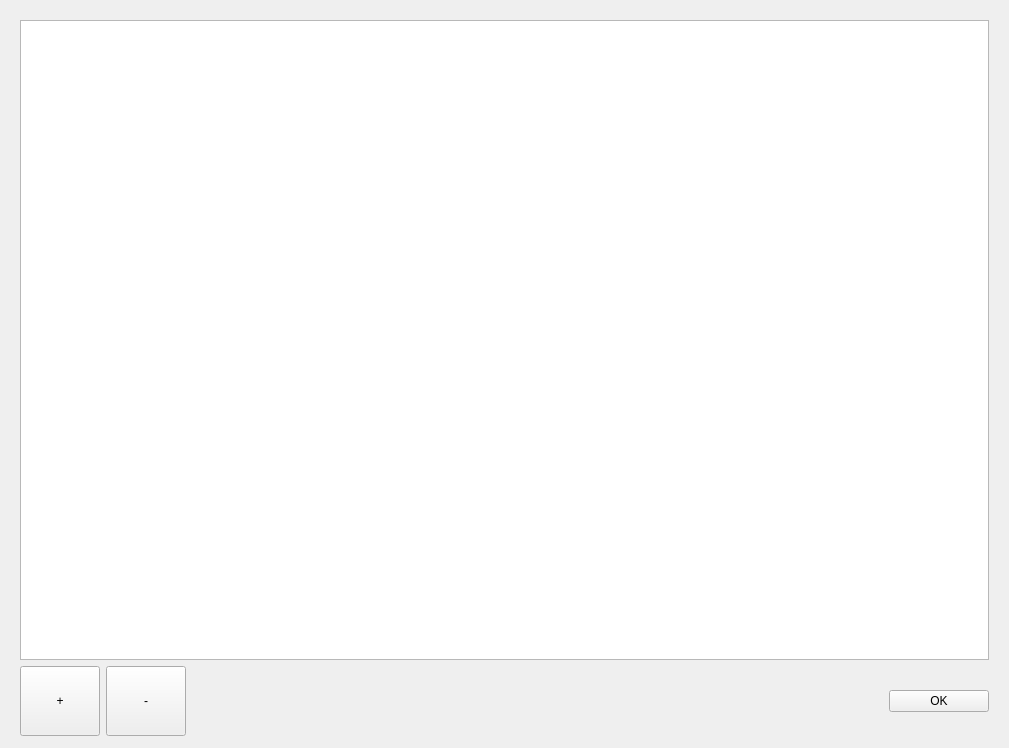
<?xml version="1.0" encoding="UTF-8"?>
<ui version="4.0">
 <class>MainWindow</class>
 <widget class="QMainWindow" name="MainWindow">
  <property name="geometry">
   <rect>
    <x>0</x>
    <y>0</y>
    <width>1009</width>
    <height>748</height>
   </rect>
  </property>
  <property name="windowTitle">
   <string>MainWindow</string>
  </property>
  <widget class="QWidget" name="centralwidget">
   <layout class="QVBoxLayout" name="verticalLayout_2">
    <property name="leftMargin">
     <number>20</number>
    </property>
    <property name="topMargin">
     <number>20</number>
    </property>
    <property name="rightMargin">
     <number>20</number>
    </property>
    <property name="bottomMargin">
     <number>12</number>
    </property>
    <item>
     <layout class="QVBoxLayout" name="verticalLayout">
      <item>
       <widget class="QTableWidget" name="table"/>
      </item>
      <item>
       <layout class="QHBoxLayout" name="horizontalLayout">
        <item>
         <widget class="QPushButton" name="insert_button">
          <property name="sizePolicy">
           <sizepolicy hsizetype="Fixed" vsizetype="Fixed">
            <horstretch>0</horstretch>
            <verstretch>0</verstretch>
           </sizepolicy>
          </property>
          <property name="minimumSize">
           <size>
            <width>70</width>
            <height>70</height>
           </size>
          </property>
          <property name="text">
           <string>+</string>
          </property>
         </widget>
        </item>
        <item>
         <widget class="QPushButton" name="delete_button">
          <property name="sizePolicy">
           <sizepolicy hsizetype="Fixed" vsizetype="Fixed">
            <horstretch>0</horstretch>
            <verstretch>0</verstretch>
           </sizepolicy>
          </property>
          <property name="minimumSize">
           <size>
            <width>70</width>
            <height>70</height>
           </size>
          </property>
          <property name="text">
           <string>-</string>
          </property>
         </widget>
        </item>
        <item>
         <spacer name="horizontalSpacer">
          <property name="orientation">
           <enum>Qt::Horizontal</enum>
          </property>
          <property name="sizeHint" stdset="0">
           <size>
            <width>40</width>
            <height>20</height>
           </size>
          </property>
         </spacer>
        </item>
        <item>
         <widget class="QPushButton" name="ok_button">
          <property name="sizePolicy">
           <sizepolicy hsizetype="Fixed" vsizetype="Fixed">
            <horstretch>0</horstretch>
            <verstretch>0</verstretch>
           </sizepolicy>
          </property>
          <property name="minimumSize">
           <size>
            <width>100</width>
            <height>0</height>
           </size>
          </property>
          <property name="text">
           <string>OK</string>
          </property>
         </widget>
        </item>
       </layout>
      </item>
     </layout>
    </item>
   </layout>
  </widget>
 </widget>
 <resources/>
 <connections/>
</ui>
